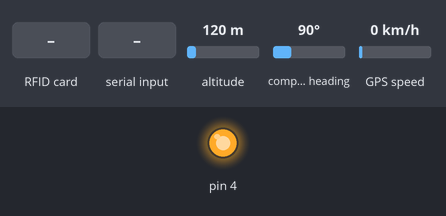
This sketch was run on a simulated Arduino Uno, built for the host (arithmetic inside an expression is 32-bit, double 64-bit). Parts: output pins drawn as LEDs (lit = HIGH). The test bench sets the inputs (shaded band); at power-on: altitude 120 m, compass heading 90°, GPS speed 0 km/h. The GPS gets a fix after 3 s at 37.7749, -122.4194 with 8 satellites; the modem accepts every AT command (registered, SIM ready, sends succeed) and sends nothing else; what the sketch prints to the serial monitor is not drawn.

Above: at 2.2 s.
2.3 s: RFID card 5E 7A 19 C4 held to the reader
At 3.8 s:
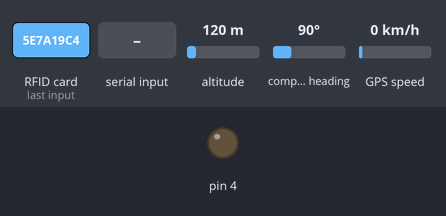
4.6 s: "1" received over the second serial link
Timing chart, 0 to 40.0 s (numbered marks = the images above; inputs shaded):
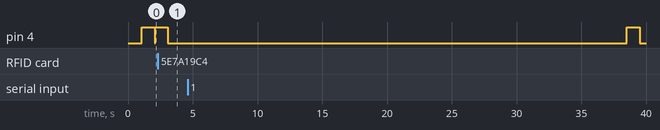

The sketch:

smartbus.ino
```cpp
#include <Adafruit_GPS.h> //gps
#include <SoftwareSerial.h> //gps, gsm
#include <SPI.h> //rfid
#include <MFRC522.h> //rfid

#define SS_PIN 10 //rfid
#define RST_PIN 9 //rfid
MFRC522 mfrc522(SS_PIN, RST_PIN); //rfid

String Arsp, Grsp; //gsm
SoftwareSerial gsm(6, 7); // RX, TX //gsm

#define GPSECHO  true //gps
SoftwareSerial mySerial(3, 2); //gps
Adafruit_GPS GPS(&mySerial); //gps
boolean usingInterrupt = false; //gps
void useInterrupt(boolean); //gps

#define maxTime 10000 //10 sec
String userID, prevID, lat, lon, latDeg, lonDeg; //those will be sent
boolean newID = false; //new card present
boolean sendInfo = false;

void setup() {
  // put your setup code here, to run once:
  Serial.begin(9600);
  gsm.begin(4800);
  Serial.println("Testing GSM SIM800L");

  SPI.begin();      // Initiate  SPI bus
  mfrc522.PCD_Init();   // Initiate MFRC522
  Serial.println("Approximate your card to the reader...");
  Serial.println();

  Serial.println("Adafruit GPS library basic test!");
  GPS.begin(9600);
  GPS.sendCommand(PMTK_SET_NMEA_OUTPUT_RMCGGA);
  GPS.sendCommand(PMTK_SET_NMEA_UPDATE_1HZ);
  GPS.sendCommand(PGCMD_ANTENNA);
  useInterrupt(true);
  delay(1000);
  mySerial.println(PMTK_Q_RELEASE);

  pinMode( 4, OUTPUT);

}

SIGNAL(TIMER0_COMPA_vect) {
  char c = GPS.read();
  // if you want to debug, this is a good time to do it!
#ifdef UDR0
  if (GPSECHO)
    if (c) ;//UDR0 = c;
    // writing direct to UDR0 is much much faster than Serial.print
    // but only one character can be written at a time.
#endif
}

void useInterrupt(boolean v) {
  if (v) {
    // Timer0 is already used for millis() - we'll just interrupt somewhere
    // in the middle and call the "Compare A" function above
    OCR0A = 0xAF;
    TIMSK0 |= _BV(OCIE0A);
    usingInterrupt = true;
  } else {
    // do not call the interrupt function COMPA anymore
    TIMSK0 &= ~_BV(OCIE0A);
    usingInterrupt = false;
  }
}

uint32_t timer = millis();
void loop() {
  //mySerial.listen();
  String dataJSON = "{  ";

  //buzzer
  digitalWrite( 4, HIGH);
  delay(1000);
  digitalWrite( 4, LOW);

  // Looking for new cards
  if ( mfrc522.PICC_IsNewCardPresent()){
    mfrc522.PICC_ReadCardSerial();

    //Show UID on serial monitor
    String content = "";
    byte letter;
    for (byte i = 0; i < mfrc522.uid.size; i++) {
      content.concat(String(mfrc522.uid.uidByte[i] < 0x10 ? " 0" : " "));
      content.concat(String(mfrc522.uid.uidByte[i], HEX));
    }

    userID = content.substring(1);
    if( userID != prevID){
      prevID = userID;
      newID = true;
      sendInfo = true;
    }
  }

  if (GPS.newNMEAreceived() && !GPS.parse(GPS.lastNMEA()))
      return;

  // if millis() or timer wraps around, we'll just reset it
  if (timer > millis())
    timer = millis();

  // approximately every 2 seconds or so, print out the current stats
  if (millis() - timer > maxTime) {
    timer = millis(); // reset the timer
    sendInfo = true;
  }
  if( GPS.fix){
    lat = GPS.lat;
    lon = GPS.lon;
    //latDeg = GPS.latitudeDegrees;
    //lonDeg = GPS.longitudeDegrees;
  }

  if( sendInfo){
    if( newID)
      dataJSON = dataJSON + "\"id\" : " + userID + ", ";

    dataJSON = dataJSON + "\"latitude\" : " + lat + ", ";
    dataJSON = dataJSON + "\"longtitude\" : " + lon + ", ";
    //dataJSON = dataJSON + "\"latDeg\" : " + latDeg + ", ";
    //dataJSON = dataJSON + "\"lonDeg\" : " + lonDeg + ", ";
    dataJSON = dataJSON + "}";
    Serial.println( "DataJSON --> " + dataJSON);
    sendInfo = false;
    newID = false;

    String a = "AT+HTTPPARA=\"URL\",\"http://34.65.33.103:80/add_activity?" + dataJSON + "\"";
    Serial.println( "a --> " + a);
    String b = "AT+HTTPPARA=\"URL\",\"http://34.65.33.103:80/bus/update_location?" + dataJSON + "\"";
    Serial.println( "b --> " + b);

    delay(1000);
    gsm.listen();
    gsm.println("AT"); //initially
    ShowSerialData();
    gsm.println("AT+CFUN=1"); //functionality = 1
    ShowSerialData();
    gsm.println("AT+CPIN?"); //does it need pin code & check sim
    ShowSerialData();
    gsm.println("AT+CSTT=\"internet\",\"\",\"\""); //apn set up for turkcell
    ShowSerialData();
    gsm.println("AT+CIICR");
    ShowSerialData();
    gsm.println("AT+CIFSR");
    ShowSerialData();
    gsm.println("AT+CGATT=1");
    ShowSerialData();
    gsm.println("AT+SAPBR=3,1,\"CONTYPE\",\"GPRS\"");
    ShowSerialData();
    gsm.println("AT+SAPBR=3,1,\"APN\", \"\""); //initially
    ShowSerialData();
    gsm.println("ATAT+SAPBR=1,1"); //initially
    ShowSerialData();
    gsm.println("AT+HTTPINIT");
    ShowSerialData();
    if( newID){
      gsm.print("AT+HTTPPARA=\"URL\",\"http://34.65.33.103:80/add_activity?");
      gsm.print(dataJSON);
      gsm.println("\"");
    }
    else{
      gsm.print("AT+HTTPPARA=\"URL\",\"http://34.65.33.103:80/bus/update_location?");
      gsm.print(dataJSON);
      gsm.println("\"");
    }
    ShowSerialData();
    gsm.println("AT+HTTPINIT");
    ShowSerialData();
    gsm.println("AT+HTTPACTION=0");
    ShowSerialData();
    gsm.println("AT+HTTPREAD");
    ShowSerialData();
    gsm.println("AT+HTTPTERM");
    ShowSerialData();

  }
}


void ShowSerialData() {
  delay(1000);
  while(gsm.available()){
      Grsp = gsm.readString();
      Serial.println(Grsp);
  }
}
```

Measured:
- after the input at 2.3 s, pin 4: goes on until 3.1 s, then stays LOW
